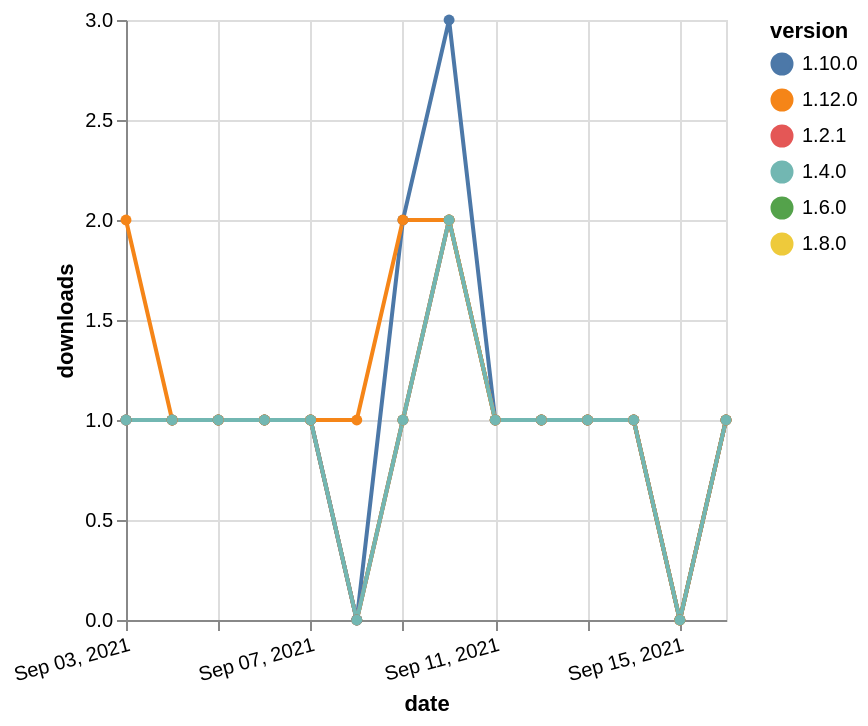

Specify this chart in Vega-Lite:
### Vega-Lite specification from a JSON file in a GitHub repository (floating-point values rounded to 4 significant figures)
{"$schema": "https://vega.github.io/schema/vega-lite/v5.json", "description": "A simple bar chart with embedded data.", "data": {"values": [{"date": "2021-09-03", "total": 182, "delta": 1, "version": "1.6.0"}, {"date": "2021-09-04", "total": 183, "delta": 1, "version": "1.6.0"}, {"date": "2021-09-05", "total": 184, "delta": 1, "version": "1.6.0"}, {"date": "2021-09-06", "total": 185, "delta": 1, "version": "1.6.0"}, {"date": "2021-09-07", "total": 186, "delta": 1, "version": "1.6.0"}, {"date": "2021-09-08", "total": 186, "delta": 0, "version": "1.6.0"}, {"date": "2021-09-09", "total": 187, "delta": 1, "version": "1.6.0"}, {"date": "2021-09-10", "total": 189, "delta": 2, "version": "1.6.0"}, {"date": "2021-09-11", "total": 190, "delta": 1, "version": "1.6.0"}, {"date": "2021-09-12", "total": 191, "delta": 1, "version": "1.6.0"}, {"date": "2021-09-13", "total": 192, "delta": 1, "version": "1.6.0"}, {"date": "2021-09-14", "total": 193, "delta": 1, "version": "1.6.0"}, {"date": "2021-09-15", "total": 193, "delta": 0, "version": "1.6.0"}, {"date": "2021-09-16", "total": 194, "delta": 1, "version": "1.6.0"}, {"date": "2021-09-03", "total": 164, "delta": 1, "version": "1.8.0"}, {"date": "2021-09-04", "total": 165, "delta": 1, "version": "1.8.0"}, {"date": "2021-09-05", "total": 166, "delta": 1, "version": "1.8.0"}, {"date": "2021-09-06", "total": 167, "delta": 1, "version": "1.8.0"}, {"date": "2021-09-07", "total": 168, "delta": 1, "version": "1.8.0"}, {"date": "2021-09-08", "total": 168, "delta": 0, "version": "1.8.0"}, {"date": "2021-09-09", "total": 169, "delta": 1, "version": "1.8.0"}, {"date": "2021-09-10", "total": 171, "delta": 2, "version": "1.8.0"}, {"date": "2021-09-11", "total": 172, "delta": 1, "version": "1.8.0"}, {"date": "2021-09-12", "total": 173, "delta": 1, "version": "1.8.0"}, {"date": "2021-09-13", "total": 174, "delta": 1, "version": "1.8.0"}, {"date": "2021-09-14", "total": 175, "delta": 1, "version": "1.8.0"}, {"date": "2021-09-15", "total": 175, "delta": 0, "version": "1.8.0"}, {"date": "2021-09-16", "total": 176, "delta": 1, "version": "1.8.0"}, {"date": "2021-09-03", "total": 186, "delta": 1, "version": "1.10.0"}, {"date": "2021-09-04", "total": 187, "delta": 1, "version": "1.10.0"}, {"date": "2021-09-05", "total": 188, "delta": 1, "version": "1.10.0"}, {"date": "2021-09-06", "total": 189, "delta": 1, "version": "1.10.0"}, {"date": "2021-09-07", "total": 190, "delta": 1, "version": "1.10.0"}, {"date": "2021-09-08", "total": 190, "delta": 0, "version": "1.10.0"}, {"date": "2021-09-09", "total": 192, "delta": 2, "version": "1.10.0"}, {"date": "2021-09-10", "total": 195, "delta": 3, "version": "1.10.0"}, {"date": "2021-09-11", "total": 196, "delta": 1, "version": "1.10.0"}, {"date": "2021-09-12", "total": 197, "delta": 1, "version": "1.10.0"}, {"date": "2021-09-13", "total": 198, "delta": 1, "version": "1.10.0"}, {"date": "2021-09-14", "total": 199, "delta": 1, "version": "1.10.0"}, {"date": "2021-09-15", "total": 199, "delta": 0, "version": "1.10.0"}, {"date": "2021-09-16", "total": 200, "delta": 1, "version": "1.10.0"}, {"date": "2021-09-03", "total": 238, "delta": 1, "version": "1.2.1"}, {"date": "2021-09-04", "total": 239, "delta": 1, "version": "1.2.1"}, {"date": "2021-09-05", "total": 240, "delta": 1, "version": "1.2.1"}, {"date": "2021-09-06", "total": 241, "delta": 1, "version": "1.2.1"}, {"date": "2021-09-07", "total": 242, "delta": 1, "version": "1.2.1"}, {"date": "2021-09-08", "total": 242, "delta": 0, "version": "1.2.1"}, {"date": "2021-09-09", "total": 243, "delta": 1, "version": "1.2.1"}, {"date": "2021-09-10", "total": 245, "delta": 2, "version": "1.2.1"}, {"date": "2021-09-11", "total": 246, "delta": 1, "version": "1.2.1"}, {"date": "2021-09-12", "total": 247, "delta": 1, "version": "1.2.1"}, {"date": "2021-09-13", "total": 248, "delta": 1, "version": "1.2.1"}, {"date": "2021-09-14", "total": 249, "delta": 1, "version": "1.2.1"}, {"date": "2021-09-15", "total": 249, "delta": 0, "version": "1.2.1"}, {"date": "2021-09-16", "total": 250, "delta": 1, "version": "1.2.1"}, {"date": "2021-09-03", "total": 117, "delta": 2, "version": "1.12.0"}, {"date": "2021-09-04", "total": 118, "delta": 1, "version": "1.12.0"}, {"date": "2021-09-05", "total": 119, "delta": 1, "version": "1.12.0"}, {"date": "2021-09-06", "total": 120, "delta": 1, "version": "1.12.0"}, {"date": "2021-09-07", "total": 121, "delta": 1, "version": "1.12.0"}, {"date": "2021-09-08", "total": 122, "delta": 1, "version": "1.12.0"}, {"date": "2021-09-09", "total": 124, "delta": 2, "version": "1.12.0"}, {"date": "2021-09-10", "total": 126, "delta": 2, "version": "1.12.0"}, {"date": "2021-09-11", "total": 127, "delta": 1, "version": "1.12.0"}, {"date": "2021-09-12", "total": 128, "delta": 1, "version": "1.12.0"}, {"date": "2021-09-13", "total": 129, "delta": 1, "version": "1.12.0"}, {"date": "2021-09-14", "total": 130, "delta": 1, "version": "1.12.0"}, {"date": "2021-09-15", "total": 130, "delta": 0, "version": "1.12.0"}, {"date": "2021-09-16", "total": 131, "delta": 1, "version": "1.12.0"}, {"date": "2021-09-03", "total": 184, "delta": 1, "version": "1.4.0"}, {"date": "2021-09-04", "total": 185, "delta": 1, "version": "1.4.0"}, {"date": "2021-09-05", "total": 186, "delta": 1, "version": "1.4.0"}, {"date": "2021-09-06", "total": 187, "delta": 1, "version": "1.4.0"}, {"date": "2021-09-07", "total": 188, "delta": 1, "version": "1.4.0"}, {"date": "2021-09-08", "total": 188, "delta": 0, "version": "1.4.0"}, {"date": "2021-09-09", "total": 189, "delta": 1, "version": "1.4.0"}, {"date": "2021-09-10", "total": 191, "delta": 2, "version": "1.4.0"}, {"date": "2021-09-11", "total": 192, "delta": 1, "version": "1.4.0"}, {"date": "2021-09-12", "total": 193, "delta": 1, "version": "1.4.0"}, {"date": "2021-09-13", "total": 194, "delta": 1, "version": "1.4.0"}, {"date": "2021-09-14", "total": 195, "delta": 1, "version": "1.4.0"}, {"date": "2021-09-15", "total": 195, "delta": 0, "version": "1.4.0"}, {"date": "2021-09-16", "total": 196, "delta": 1, "version": "1.4.0"}]}, "width": "container", "mark": {"type": "line", "point": {"filled": true}}, "encoding": {"x": {"field": "date", "type": "temporal", "timeUnit": "yearmonthdate", "title": "date", "axis": {"labelAngle": -15}}, "y": {"field": "delta", "type": "quantitative", "title": "downloads"}, "color": {"field": "version", "type": "nominal"}, "tooltip": {"field": "delta"}}}
